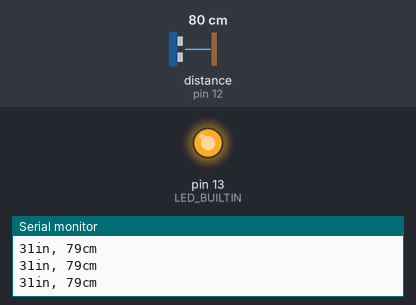
A sketch run on a simulated Arduino Uno, built with avr-gcc and run on an emulated ATmega328P. Shown: output pins drawn as LEDs (lit = HIGH), the last lines printed to the serial monitor. Wiring (inferred from the names in the program): ultrasonic range finder: trigger pin 11; echo pin 12. The test bench sets the inputs (shaded band); at power-on: distance to the obstacle (sensor on pin 12) 80 cm. The echo pulse lasts 58.3 µs per cm; pins used as bus, display or sensor lines are not drawn.

Above: at 3.3 s.
3.4 s: distance to the obstacle (sensor on pin 12) set to 59 cm
4.9 s: distance to the obstacle (sensor on pin 12) set to 48 cm
At 6.3 s:
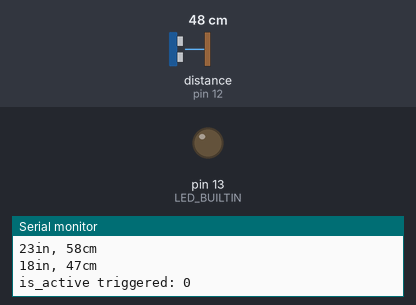
8.0 s: distance to the obstacle (sensor on pin 12) set to 60 cm
At 8.9 s:
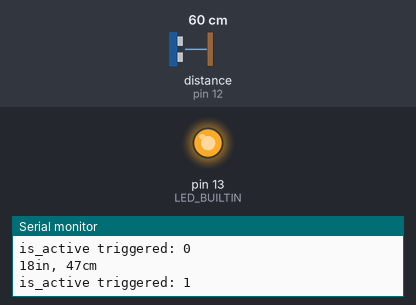
9.5 s: distance to the obstacle (sensor on pin 12) set to 2 cm
At 10.8 s:
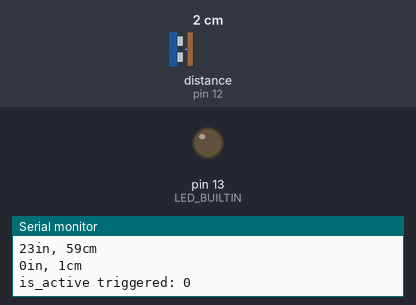
Timing chart, 0 to 13.6 s (numbered marks = the images above; inputs shaded):
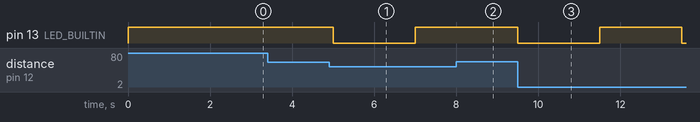

Measured:
- the behaviour switches between 54 and 53 cm on distance to the obstacle (sensor on pin 12) (found by bisection; images 0 and 1)
- after the input at 4.9 s, pin 13 (LED_BUILTIN): HIGH → LOW after 0.10 s, → HIGH 2.0 s later
- after the input at 8.0 s, pin 13 (LED_BUILTIN): stays HIGH (without the input it goes to LOW after 1.0 s)
- after the input at 9.5 s, pin 13 (LED_BUILTIN): HIGH → LOW at once, → HIGH 2.0 s later, → LOW 2.0 s later

The sketch:

ledworkshop_jwr_sensor_test.ino
```cpp
/*
 * created by Rui Santos, https://randomnerdtutorials.com
 *
 * Complete Guide for Ultrasonic Sensor HC-SR04
 *
    Ultrasonic sensor Pins:
        VCC: +5VDC
        Trig : Trigger (INPUT) - Pin11
        Echo: Echo (OUTPUT) - Pin 12
        GND: GND
 */

#include <FastLED.h>

int trigPin = 11;    // Trigger
int echoPin = 12;    // Echo
long duration, cm, inches;

boolean is_active = true;


void setup() {
  //Serial Port begin
  Serial.begin (9600);
  //Define inputs and outputs
  pinMode(trigPin, OUTPUT);
  pinMode(echoPin, INPUT);
  pinMode(LED_BUILTIN, OUTPUT);
  digitalWrite(LED_BUILTIN, HIGH);
  is_active = true;
}


void test_on_off() {

  static unsigned long last_ms=0;
  unsigned long cur_ms = millis();
  if (cur_ms < last_ms) last_ms = 0;

  if (cur_ms - last_ms < 2000) return;

  // The sensor is triggered by a HIGH pulse of 10 or more microseconds.
  // Give a short LOW pulse beforehand to ensure a clean HIGH pulse:
  digitalWrite(trigPin, LOW);
  delayMicroseconds(5);
  digitalWrite(trigPin, HIGH);
  delayMicroseconds(10);
  digitalWrite(trigPin, LOW);

  // Read the signal from the sensor: a HIGH pulse whose
  // duration is the time (in microseconds) from the sending
  // of the ping to the reception of its echo off of an object.
  pinMode(echoPin, INPUT);
  duration = pulseIn(echoPin, HIGH);

  // Convert the time into a distance
  cm = (duration/2) / 29.1;     // Divide by 29.1 or multiply by 0.0343
  inches = (duration/2) / 74;   // Divide by 74 or multiply by 0.0135

  Serial.print(inches);
  Serial.print("in, ");
  Serial.print(cm);
  Serial.print("cm");
  Serial.println();

  if (inches <= 20) {
    is_active = !is_active;
    last_ms = cur_ms;
    Serial.print("is_active triggered: ");
    Serial.println(is_active);
  }
}

void loop() {

  static boolean is_off=true;

  EVERY_N_MILLISECONDS(500) {
    test_on_off();
  }

  if (is_off != is_active) {
    if (is_active) {
      digitalWrite(LED_BUILTIN, HIGH);
    } else {
      digitalWrite(LED_BUILTIN, LOW);
    }
    is_off=is_active;
  }

}
```
